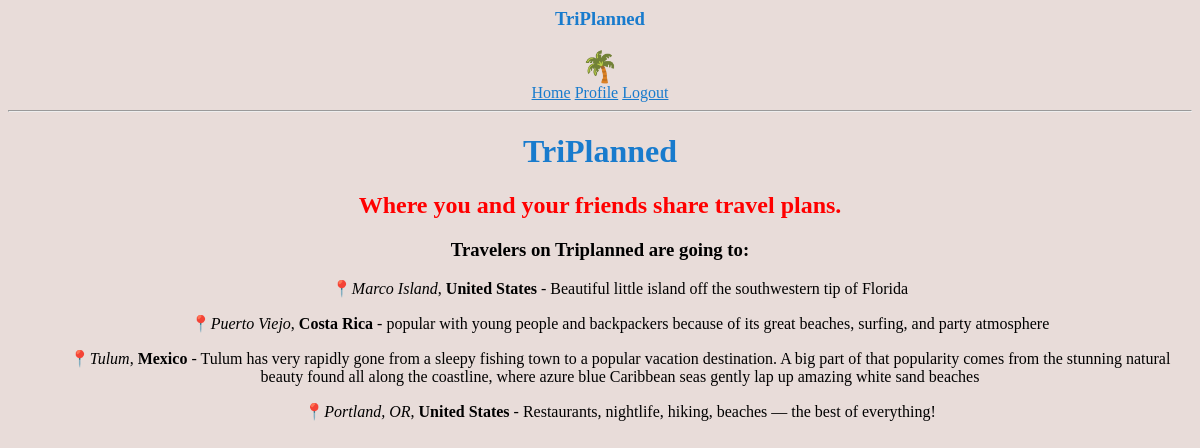
The app's page / (signed in) with its own data.
### models.py (models this page shows, shortened)
class Post(db.Model):
    id = db.Column(db.Integer, primary_key=True)
    city = db.Column(db.String(140))
    country = db.Column(db.String(140))
    description = db.Column(db.String(140))
    timestamp = db.Column(db.DateTime, index=True, default=datetime.utcnow)
    user_id = db.Column(db.Integer, db.ForeignKey('user.id'))

### routes.py (the view)
@app.route('/')
def index():
  posts = Post.query.all()
  if not posts:
    posts=[]
  return render_template('landing_page.html',posts=posts)

### routes.py (called while the page is built)
@login_manager.user_loader
def load_user(id):
    return User.query.get(int(id))

### templates/landing_page.html (shortened to what this page needs)
{% extends "base.html" %}
{% block content %}
<center>
	<h1 class="blue">TriPlanned</h1>
	<h2 style="color:red">Where you and your friends  share travel plans.</h2>
	<h3 >Travelers on Triplanned are going to:</h3>
	{% for post in posts %}
<ul >&#128205;<em>{{ post.city }}</em>, <strong>{{ post.country }}</strong> - {{ post.description }}</ul>
{% endfor %}
</center>
{% endblock %}

### templates/base.html (style rules this page uses)
body { background-color: #E8DCD9; font-family: serif; }
.blue { color:#187bcd }

### records on screen
Post: city "Marco Island", country "United States", description "Beautiful little island off the southwestern tip of Florida"
Post: city "Puerto Viejo", country "Costa Rica", description "popular with young people and backpackers because of its great beaches, surfing, and party atmosphere"
Post: city "Tulum", country "Mexico", description "Tulum has very rapidly gone from a sleepy fishing town to a popular vacation destination. A big part of that popularity comes from the stunning natural beauty found all along the coastline, where azure blue Caribbean seas gently lap up amazing white sand beaches"
Post: city "Portland, OR", country "United States", description "Restaurants, nightlife, hiking, beaches — the best of everything!"
